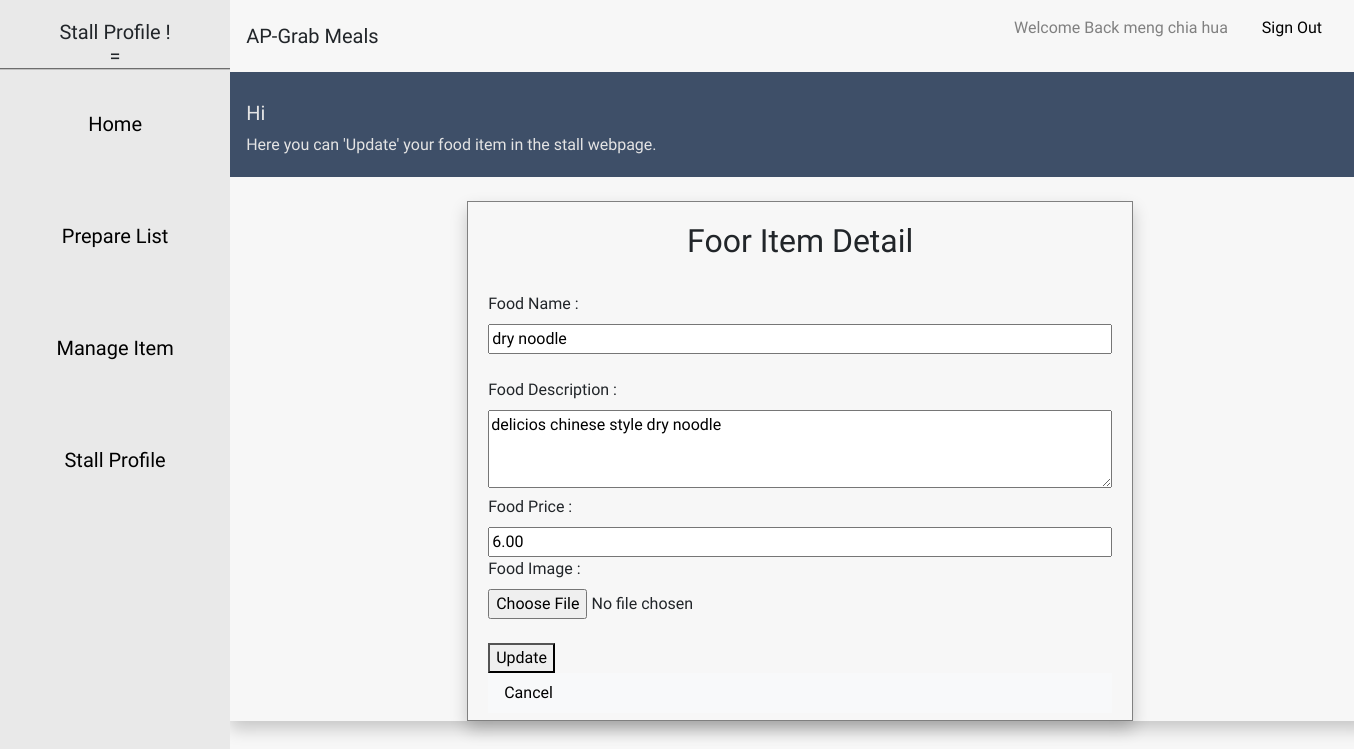
Screenshot of /Stall_Department/edit.php?id=F003 (signed in) with the database file from the repository.
### tables this page shows
CREATE TABLE IF NOT EXISTS `food` (
  `Food_ID` varchar(255) NOT NULL,
  `Stall_ID` int(11) NOT NULL,
  `Food_Name` varchar(255) NOT NULL,
  `Food_Category` varchar(255) NOT NULL,
  `Unit_Price` varchar(255) NOT NULL,
  `Food_Description` varchar(255) NOT NULL,
  `Food_File` varchar(255) NOT NULL,
  `Food_Status` varchar(255) NOT NULL,
  PRIMARY KEY (`Food_ID`)
);

### Stall_Department/base.php (the view, shortened to what this page needs)
<!DOCTYPE html>
<html>
<head>
<link rel="stylesheet" type="text/css" href="home.css"/>
<link rel="stylesheet" type="text/css" href="manage.css"/>
<link rel="stylesheet" type="text/css" href="profile.css"/>
<link rel="stylesheet" type="text/css" href="changepass.css"/>
<link rel="stylesheet" type="text/css" href="edit.css"/>
<link rel="stylesheet" type="text/css" href="prepare.css"/>
<link rel="stylesheet" href="https://stackpath.bootstrapcdn.com/bootstrap/4.3.1/css/bootstrap.min.css">
</head>
<body>
<div class="maxmaxmax">
<form>
<div class="sidebar">
	<center>
		<h4>
            <?php
            $url = $_SERVER["REQUEST_URI"];
            $pos = strrpos($url, "home.php");
            $pos1 = strrpos($url, "prepare.php");
            $pos2 = strrpos($url, "manage.php");
            $pos3 = strrpos($url, "profile.php");
            $pos4 = strrpos($url, "edit.php");
              if($pos != false){
                echo "<div class='paddddd'><h5>This is Home Page !<br>=</h5></div>";
                echo "<div class='paddd'>";
                echo "<div class='babachiban'>";
    				    echo "<a class='btn active' href='home.php'>Home</a>";
                echo "<a class='btn wolala' href='prepare.php'>Prepare List</a>";
    				    echo "<a class='btn wolala' href='manage.php'>Manage Item</a>";
    				    echo "<a class='btn wolala' href='profile.php'>Stall Profile</a>";
                echo "</div>";
              }elseif($pos4 != false){
                echo "<div class='paddddd'><h5>Stall Profile !<br>=</h5></div>";
                echo "<div class='paddd'>";
                echo "<div class='babachiban'>";
                echo "<a class='btn wolala' href='home.php'>Home</a>";
                echo "<a class='btn wolala' href='prepare.php'>Prepare List</a>";
                echo "<a class='btn wolala' href='manage.php'>Manage Item</a>";
                echo "<a class='btn wolala' href='profile.php'>Stall Profile</a>";
                echo "</div>";
              }
              ?>
  			</div>
		</h4>
	</center>
</div>
</form>
	<div class="nacnac">
		<nav class="navbar">
			<a class="navbar-brand">AP-Grab Meals</a>
      <p class="navbar idkhtd">Welcome Back  <?php echo $_SESSION["login_stall"];?><a href="home.php?logout='1'" class="cancel cancellogout">Sign Out</a></p>
		</nav>
	</div>
</div>
</body>
</html>

### Stall_Department/edit.php (shortened to what this page needs)
<?php session_start();
include("base.php")?>
<div class="whole">
	<nav class="navbar navbar-light ayoyolaoshi">
		<div>
			<a class="navbar-brand">Hi</a>
			<div class="navbar-body">
				<p class="card-text">Here you can 'Update' your food item in the stall webpage.</p>
			</div>
		</div>
	</nav>
	<center><div class="container">
		<br>
		<?php
			if (isset($_GET['id'])){
			$fid = $_GET['id'];
			$sql = "SELECT * FROM food WHERE Food_ID = '$fid'";
			$result = mysqli_query($con, $sql);
			$food = mysqli_fetch_array($result);
			if(count($result) == 1 ){
				$name = $food['Food_Name'];
				$description = $food['Food_Description'];
				$price = $food['Unit_Price'];
			echo "<div class='edit_form'>";
			echo "<div><h2>Foor Item Detail</h2><br></div>";
			echo "<form class='login_form' method='post' action='update1.php' enctype='multipart/form-data'   onsubmit='return validateForm()' name='myForm' >";
			echo "<div class='all'>";
			echo "<div>";
			echo "<label>Food Name :</label>";
			echo "<input type='text' name='foodname' id='foodname' placeholder='Enter Food Name here...' value='".$name."' pattern='[a-z]{1-100}[0-9]{0-10}'' title='' required>";
			echo "</div><br>";
			echo "<div>";
			echo "<label>Food Description :</label>";
			echo "<textarea type='text' name='fooddescription' id='fooddescription' placeholder='Enter Food Description here...' rows='3' required>";
			echo "".$description."";
			echo "</textarea>";
			echo "</div>";
			echo "<div>";
			echo "<label>Food Price :</label>";
			echo "<input type='text' name='foodprice' id='foodprice' placeholder='Enter Food Price here...' pattern='[0-9]{0-10}'' title='Only Number is allow' value='".$price."' required>";
			echo "</div>";
			echo "<div>";
			echo "<label>Food Image :</label>";
			echo "<input type='file' name='image' id='image' required>";
			echo "</div><br>";
			echo "<button class='left' type='submit' name='update' id='update'>Update</button>";
			echo "<a class='navbar navbar-light bg-light cancel editcancel' href='manage.php'>Cancel</a>";
			echo "</div>";
			echo "</form>";
			echo "</div>";
			}
			else{
				echo "<script>alert('No data');</script>";
				echo "<script>window.location.href = 'manage.php';</script>";
			}
		}
		?>
		</div></center>
</div>

### Stall_Department/home.css (style rules this page uses)
html,body { background-color: #f7f7f7; font-family: 'Open Sans Condensed', sans-serif; }
body { font-family: 'Open Sans Condensed', sans-serif; }
.container { box-shadow: 0px 8px 16px 0px rgba(0,0,0,0.2)!important; width:1200px!important; }
.sidebar { width:17%; background-color: #e9e9e9; height: 100%; overflow:auto; position:fixed; }
.sidebar a { color: black; text-decoration: none; display:block; padding-top:40px; padding-bottom:40px; }
.maxmaxmax { max-width:100%; max-height:100%; }
.paddddd { padding-top:20px; outline-style:groove ; outline-width:2px; outline-color:#c1c1c1; }
.nacnac { float:right; width:83%; display:block; }
.idkhtd { width:340px; color:grey; }
.wolala { font-size:20px!important; }
.ayoyolaoshi { height:105px; background-color:#3e4f68!important; color:#e4e4e4; }
.babachiban { transition: 1s ease; opacity: 0; position: absolute; margin-top: 204px; left: 50%; width:100%; transform: translate(-50%, -50%); -ms-transform: translate(-50%, -50%); text-align: center; font-family: 'Indie Flower', cursive; }

### Stall_Department/manage.css (style rules this page uses)
.login_form { height:350px!important; }
.login_form label { float:left; }
.login_form button { float:left; }
.login_form input { width:100%; }
.login_form textarea { width:100%; }
.left { float:left; margin-left:0px!important; }
.whole { float:right; width:83%; height:650px; }

### Stall_Department/changepass.css (style rules this page uses)
.cancel { color:black; }
.left { float:left; margin-left:40%; }

### Stall_Department/edit.css (style rules this page uses)
.edit_form { padding:20px; width:60%; height:520px; border:1px solid grey; box-shadow: 0px 8px 16px 0px rgba(0,0,0,0.2)!important; }
.all label { float:left; }
.all input { width:100%; }
.all textarea { width:100%; }
.cancel { color:black; }
.editcancel { width:100%!important; }

### Stall_Department/base.php (style rules this page uses)
body { font-family: 'ZCOOL XiaoWei', serif; }

### rows the page displays
food: foodname "dry noodle", fooddescription "delicios chinese style dry noodle", foodprice "6.00"

### other values shown
$_SESSION["login_stall"] "meng chia hua"
